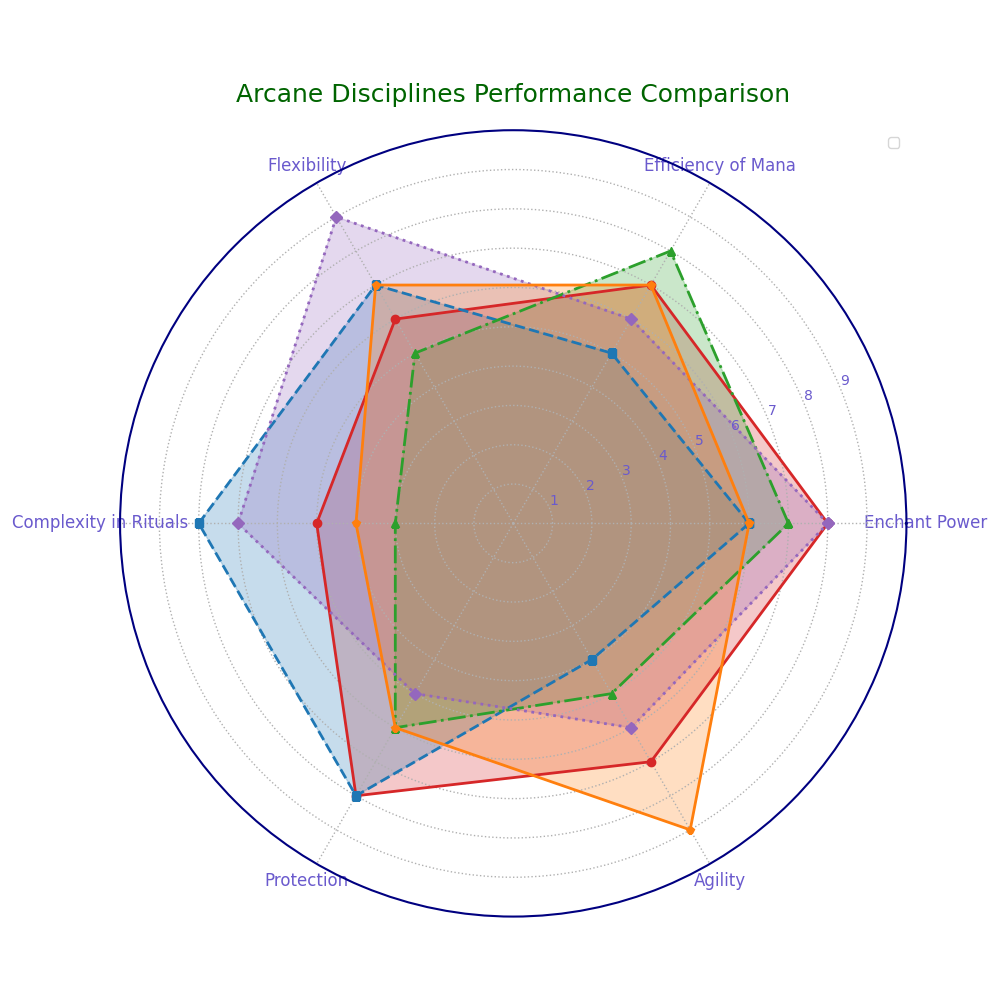

Source code (Python):
import numpy as np
import matplotlib.pyplot as plt

# Manually alter textual elements
abilities = ['Enchant Power', 'Efficiency of Mana', 'Flexibility', 'Complexity in Rituals', 'Protection', 'Agility']
num_vars = len(abilities)

arcane_discs_data = {
    'Magic of Elements': [8, 7, 6, 5, 8, 7],
    'Art of Necro': [6, 5, 7, 8, 8, 4],
    'Foresight': [7, 8, 5, 3, 6, 5],
    'Charm Spells': [8, 6, 9, 7, 5, 6],
    'Trickery': [6, 7, 7, 4, 6, 9]
}

angles = np.linspace(0, 2 * np.pi, num_vars, endpoint=False).tolist()
angles += angles[:1]

fig, ax = plt.subplots(figsize=(10, 10), subplot_kw=dict(polar=True))

colors = ['tab:red', 'tab:blue', 'tab:green', 'tab:purple', 'tab:orange']
line_styles = ['-', '--', '-.', ':', '-']
marker_types = ['o', 's', '^', 'D', 'p']

for (discipline, ratings), color, line_style, marker in zip(arcane_discs_data.items(), colors, line_styles, marker_types):
    ratings += ratings[:1]
    ax.fill(angles, ratings, color=color, alpha=0.25)
    ax.plot(angles, ratings, color=color, linestyle=line_style, linewidth=2, marker=marker)

plt.xticks(angles[:-1], abilities, color='slateblue', size=12)
ax.set_ylim(0, 10)
plt.yticks(range(1, 10), map(str, range(1, 10)), color="slateblue", size=10)

plt.title('Arcane Disciplines Performance Comparison', size=18, color='darkgreen', pad=20)
ax.legend(loc='upper right', fontsize=10)

ax.xaxis.grid(True, linestyle=':', linewidth=1)
ax.yaxis.grid(True, linestyle=':', linewidth=1)

ax.spines['polar'].set_visible(True)
ax.spines['polar'].set_color('navy')
ax.spines['polar'].set_linewidth(1.5)

plt.tight_layout()
plt.show()
